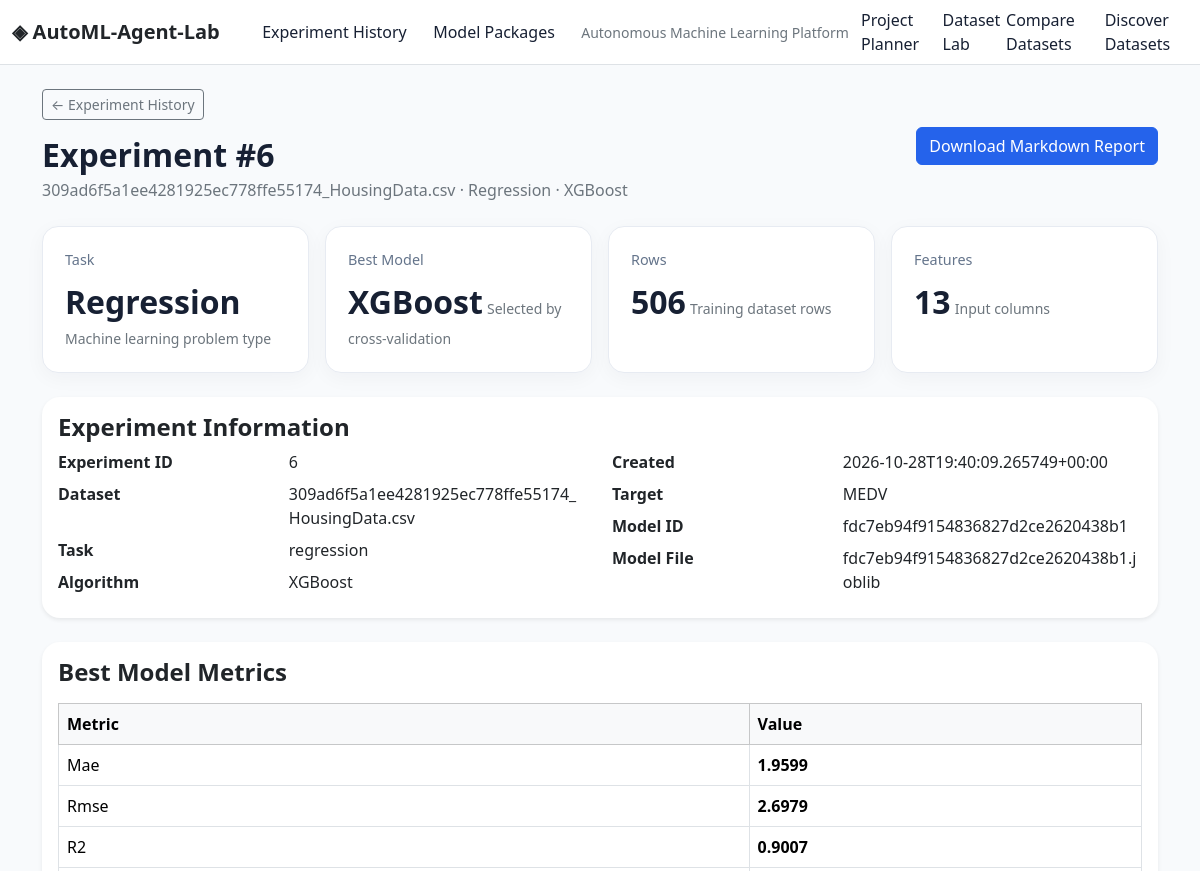
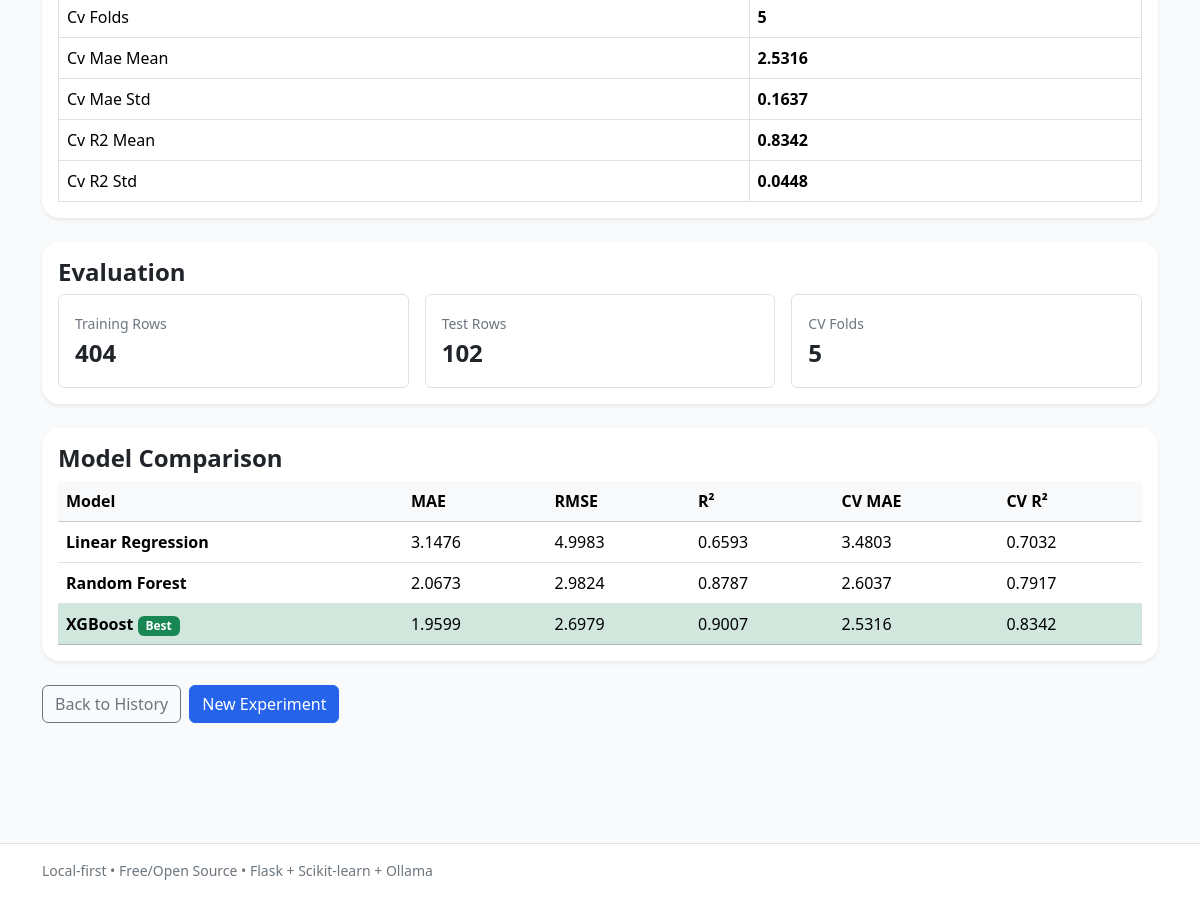
Page /experiments/6 on the committed database (2 pictures, top to bottom).
### tables this page shows
CREATE TABLE experiments (
                    id INTEGER PRIMARY KEY AUTOINCREMENT,
                    created_at TEXT NOT NULL,
                    name TEXT NOT NULL,
                    task TEXT NOT NULL,
                    algorithm TEXT,
                    dataset_name TEXT,
                    rows_count INTEGER,
                    features_count INTEGER,
                    metrics_json TEXT NOT NULL,
                    parameters_json TEXT NOT NULL,
                    model_path TEXT,
                    notes TEXT
                );

### backup_ui_20261029_004905/app.py (the view)
@app.route("/experiments/<int:experiment_id>")
def experiment_detail(experiment_id):
    experiment = experiment_store.get_experiment(experiment_id)
    if experiment is None:
        abort(404)
    return render_template(
        "experiment_detail.html",
        experiment=experiment,
    )

### ml/experiment_store.py (called while the page is built)
    def _connect(self):
        return sqlite3.connect(str(self.db_path))

    def get_experiment(self, experiment_id):
        with self._connect() as connection:
            connection.row_factory = sqlite3.Row
            row = connection.execute(
                "SELECT * FROM experiments WHERE id = ?",
                (experiment_id,),
            ).fetchone()
        if row is None:
            return None
        item = dict(row)
        item["metrics"] = json.loads(item.pop("metrics_json"))
        item["parameters"] = json.loads(item.pop("parameters_json"))
        return item

### backup_ui_20261029_004905/templates/experiment_detail.html (shortened to what this page needs)
{% extends "base.html" %}
{% block content %}
<div class="d-flex flex-wrap justify-content-between align-items-center gap-2 mb-4">
    <div>
        <a href="{{ url_for('experiments') }}"
           class="btn btn-outline-secondary btn-sm mb-3">
            &larr; Experiment History
        </a>
        <h2 class="fw-bold mb-1">
            Experiment #{{ experiment.id }}
        </h2>
        <p class="text-secondary mb-0">
            {{ experiment.dataset_name }}
            · {{ experiment.task|title }}
            · {{ experiment.algorithm or "Unknown model" }}
        </p>
    </div>
    <a class="btn btn-primary"
       href="{{ url_for('experiment_report', experiment_id=experiment.id) }}">
        Download Markdown Report
    </a>
</div>
<div class="row g-3 mb-4">
    <div class="col-md-3">
        <div class="metric-card h-100">
            <span>Task</span>
            <strong>{{ experiment.task|title }}</strong>
            <small class="text-secondary">
                Machine learning problem type
            </small>
        </div>
    </div>
    <div class="col-md-3">
        <div class="metric-card h-100">
            <span>Best Model</span>
            <strong>{{ experiment.algorithm or "N/A" }}</strong>
            <small class="text-secondary">
                Selected by cross-validation
            </small>
        </div>
    </div>
    <div class="col-md-3">
        <div class="metric-card h-100">
            <span>Rows</span>
            <strong>{{ experiment.rows_count or "N/A" }}</strong>
            <small class="text-secondary">
                Training dataset rows
            </small>
        </div>
    </div>
    <div class="col-md-3">
        <div class="metric-card h-100">
            <span>Features</span>
            <strong>{{ experiment.features_count or "N/A" }}</strong>
            <small class="text-secondary">
                Input columns
            </small>
        </div>
    </div>
</div>
{% set params = experiment.parameters or {} %}
{% set evaluation = params.get("evaluation", {}) %}
{% set best = params.get("best_model", {}) %}
{% set warnings = params.get("warnings", []) %}
{% set saved = params.get("saved_model", {}) %}
{% set all_models = params.get("all_models", []) %}
<div class="card border-0 shadow-sm mb-4">
    <div class="card-body">
        <h4 class="fw-bold">Experiment Information</h4>
        <div class="row">
            <div class="col-md-6">
                <dl class="row mb-0">
                    <dt class="col-sm-5">Experiment ID</dt>
                    <dd class="col-sm-7">{{ experiment.id }}</dd>
                    <dt class="col-sm-5">Dataset</dt>
                    <dd class="col-sm-7">{{ experiment.dataset_name }}</dd>
                    <dt class="col-sm-5">Task</dt>
                    <dd class="col-sm-7">{{ experiment.task }}</dd>
                    <dt class="col-sm-5">Algorithm</dt>
                    <dd class="col-sm-7">{{ experiment.algorithm or "—" }}</dd>
                </dl>
            </div>
            <div class="col-md-6">
                <dl class="row mb-0">
                    <dt class="col-sm-5">Created</dt>
                    <dd class="col-sm-7">{{ experiment.created_at }}</dd>
                    <dt class="col-sm-5">Target</dt>
                    <dd class="col-sm-7">
                        {{ params.get("target") or "—" }}
                    </dd>
                    <dt class="col-sm-5">Model ID</dt>
                    <dd class="col-sm-7">
                        {{ saved.get("model_id", "—") }}
                    </dd>
                    <dt class="col-sm-5">Model File</dt>
                    <dd class="col-sm-7">
                        {{ experiment.model_path or "—" }}
                    </dd>
                </dl>
            </div>
        </div>
    </div>
</div>
<div class="card border-0 shadow-sm mb-4">
    <div class="card-body">
        <h4 class="fw-bold mb-3">Best Model Metrics</h4>
        <div class="table-responsive">
            <table class="table table-bordered align-middle">
                <thead class="table-light">
                    <tr>
                        <th>Metric</th>
                        <th>Value</th>
                    </tr>
                </thead>
                <tbody>
                {% for key, value in experiment.metrics.items() %}
                    <tr>
                        <td>{{ key|replace("_", " ")|title }}</td>
                        <td><strong>{{ value }}</strong></td>
                    </tr>
                {% else %}
                    <tr>
                        <td colspan="2" class="text-secondary">
                            No metrics recorded.
                        </td>
                    </tr>
                {% endfor %}
                </tbody>
            </table>
        </div>
    </div>
</div>
{% if evaluation %}
<div class="card border-0 shadow-sm mb-4">
    <div class="card-body">
        <h4 class="fw-bold">Evaluation</h4>
        <div class="row g-3">
            {% if evaluation.get("train_rows") is not none %}
            <div class="col-md-4">
                <div class="p-3 border rounded">
                    <small class="text-secondary">Training Rows</small>
                    <div class="fs-4 fw-bold">
                        {{ evaluation.get("train_rows") }}
                    </div>
                </div>
            </div>
            {% endif %}
            {% if evaluation.get("test_rows") is not none %}
            <div class="col-md-4">
                <div class="p-3 border rounded">
                    <small class="text-secondary">Test Rows</small>
                    <div class="fs-4 fw-bold">
                        {{ evaluation.get("test_rows") }}
                    </div>
                </div>
            </div>
            {% endif %}
            {% if best.get("cv_folds") is not none %}
            <div class="col-md-4">
                <div class="p-3 border rounded">
                    <small class="text-secondary">CV Folds</small>
                    <div class="fs-4 fw-bold">
                        {{ best.get("cv_folds") }}
                    </div>
                </div>
            </div>
            {% endif %}
        </div>
    </div>
</div>
{% endif %}
{% if all_models %}
<div class="card border-0 shadow-sm mb-4">
    <div class="card-body">
        <h4 class="fw-bold">Model Comparison</h4>
        <div class="table-responsive">
            <table class="table table-hover align-middle">
                <thead class="table-light">
                    <tr>
                        <th>Model</th>
                        {% if experiment.task == "classification" %}
                        <th>Accuracy</th>
                        <th>Precision</th>
                        <th>Recall</th>
                        <th>F1</th>
                        <th>CV Accuracy</th>
                        <th>CV F1</th>
                        {% else %}
                        <th>MAE</th>
                        <th>RMSE</th>
                        <th>R²</th>
                        <th>CV MAE</th>
                        <th>CV R²</th>
                        {% endif %}
                    </tr>
                </thead>
                <tbody>
                {% for model in all_models %}
                    <tr class="{% if model.get('model') == experiment.algorithm %}table-success{% endif %}">
                        <td>
                            <strong>{{ model.get("model", "Unknown") }}</strong>
                            {% if model.get("model") == experiment.algorithm %}
                            <span class="badge text-bg-success">Best</span>
                            {% endif %}
                        </td>
                        {% if experiment.task == "classification" %}
                        <td>{{ model.get("accuracy", "—") }}</td>
                        <td>{{ model.get("precision", "—") }}</td>
                        <td>{{ model.get("recall", "—") }}</td>
                        <td>{{ model.get("f1", "—") }}</td>
                        <td>{{ model.get("cv_accuracy_mean", "—") }}</td>
                        <td>{{ model.get("cv_f1_mean", "—") }}</td>
                        {% else %}
                        <td>{{ model.get("mae", "—") }}</td>
                        <td>{{ model.get("rmse", "—") }}</td>
                        <td>{{ model.get("r2", "—") }}</td>
                        <td>{{ model.get("cv_mae_mean", "—") }}</td>
                        <td>{{ model.get("cv_r2_mean", "—") }}</td>
                        {% endif %}
                    </tr>
                {% endfor %}
                </tbody>
            </table>
        </div>
    </div>
</div>
{% endif %}
<div class="d-flex gap-2 mb-5">
    <a href="{{ url_for('experiments') }}"
       class="btn btn-outline-secondary">
        Back to History
    </a>
    <a href="{{ url_for('index') }}"
       class="btn btn-primary">
        New Experiment
    </a>
</div>
{% endblock %}

### backup_ui_20261029_004905/static/css/style.css (style rules this page uses)
:root { --primary: #2563eb; --ink: #172033; --muted: #64748b; --line: #e7ebf2; --surface: #ffffff; --soft: #f6f8fc; }
body { background: #f8fafc; color: var(--ink); }
.metric-card, .info-card { background: var(--surface); border: 1px solid var(--line); border-radius: 16px; padding: 22px; box-shadow: 0 5px 20px rgba(15,23,42,.04); }
.metric-card span { display:block; color:var(--muted); font-size:.9rem; margin-bottom:7px; }
.metric-card strong { font-size:2rem; }
.card { border-radius:18px!important; }
.table { margin-bottom:0; }
.btn-primary { background:var(--primary); border-color:var(--primary); }

### rows in the picture
experiments: id "6", dataset_name "309ad6f5a1ee4281925ec778ffe55174_HousingData.csv", task "Regression", algorithm "XGBoost", rows_count "506", features_count "13", task "regression", created_at "2026-10-28T19:40:09.265749+00:00", model_path "fdc7eb94f9154836827d2ce2620438b1.joblib"

### other values in the picture
{{ params.get("target") or "—" }} "MEDV"
{{ saved.get("model_id", "—") }} "fdc7eb94f9154836827d2ce2620438b1"
{{ key|replace("_", " ")|title }} "Mae" "Rmse" "R2" "Cv Folds" "Cv Mae Mean" "Cv Mae Std" "Cv R2 Mean" "Cv R2 Std"
{{ value }} "1.9599" "2.6979" "0.9007" "5" "2.5316" "0.1637" "0.8342" "0.0448"
{{ evaluation.get("train_rows") }} "404"
{{ evaluation.get("test_rows") }} "102"
{{ best.get("cv_folds") }} "5"
{{ model.get("model", "Unknown") }} "Linear Regression" "Random Forest" "XGBoost"
{{ model.get("mae", "—") }} "3.1476" "2.0673" "1.9599"
{{ model.get("rmse", "—") }} "4.9983" "2.9824" "2.6979"
{{ model.get("r2", "—") }} "0.6593" "0.8787" "0.9007"
{{ model.get("cv_mae_mean", "—") }} "3.4803" "2.6037" "2.5316"
{{ model.get("cv_r2_mean", "—") }} "0.7032" "0.7917" "0.8342"
